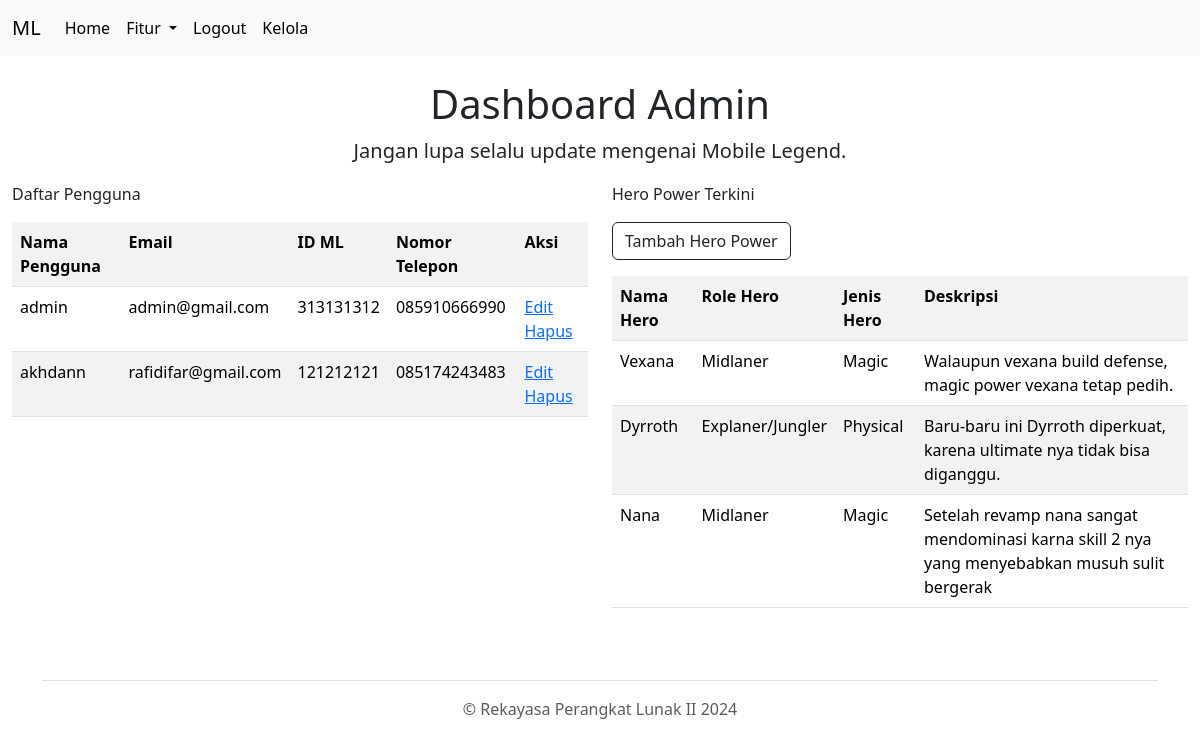
Page /UAS/halaman_admin.php (signed in) on the committed database.
### tables this page shows
CREATE TABLE `user` (
  `id` int(11) NOT NULL,
  `nama` varchar(255) NOT NULL,
  `username` varchar(255) NOT NULL,
  `password` varchar(255) NOT NULL,
  `level` varchar(20) NOT NULL,
  `email` varchar(255) NOT NULL,
  `id_ml` int(11) NOT NULL,
  `no_telp` varchar(13) NOT NULL
);

CREATE TABLE `heropower` (
  `id_power` int(11) NOT NULL,
  `nama_hero` varchar(255) NOT NULL,
  `role_hero` varchar(50) NOT NULL,
  `jenis_hero` varchar(50) NOT NULL,
  `deskripsi` varchar(255) NOT NULL,
  `image` varchar(255) NOT NULL
);

### UAS/halaman_admin.php (the view, shortened to what this page needs)
<?php include('layout/header.php'); ?>
<div class="container-fluid">
	<div class="w-50 mx-auto">
		<div class="jumbotron text-center">
			<h1 class="mt-4">Dashboard Admin</h1>
			<p class="lead">Jangan lupa selalu update mengenai Mobile Legend.</p>
		</div>
	</div>
	<div class="row">
		<div class="col-sm-6">
			<p>Daftar Pengguna</p>
			<?php
			include 'koneksi.php';
			$sql = "SELECT id, nama, email, id_ml, no_telp FROM user";
			$result = $koneksi->query($sql);
			if ($result->num_rows > 0) {
				echo '<table class="table table-striped mt-3">
    <tr>
        <th>Nama Pengguna</th>
        <th>Email</th>
        <th>ID ML</th>
        <th>Nomor Telepon</th>
        <th>Aksi</th>
    </tr>';
				while ($row = $result->fetch_assoc()) {
					echo "<tr>
        <td>" . $row["nama"] . "</td>
        <td>" . $row["email"] . "</td>
        <td>" . $row["id_ml"] . "</td>
        <td>" . $row["no_telp"] . '</td>
        <td>
            <a href="edit.php?id=' . $row["id"] . '">Edit</a>
            <a href="?id_hapus=' . $row["id"] . '">Hapus</a>
        </td>
    </tr>';
				}
				echo "</table>";
			} else {
				echo "Tidak ada data user.";
			}
			?>
		</div>
		<div class="col-sm-6">
			<p>Hero Power Terkini</p>
			<a href="tambah_hero.php" class="btn btn-outline-dark">Tambah Hero Power</a>
			<?php
			include 'koneksi.php';
			$sql = "SELECT nama_hero, role_hero, jenis_hero, deskripsi, image FROM heropower";
			$result = $koneksi->query($sql);
			if ($result->num_rows > 0) {
				echo '<table class="table table-striped mt-3">
            <tr>
                <th>Nama Hero</th>
                <th>Role Hero</th>
                <th>Jenis Hero</th>
                <th>Deskripsi</th>
            </tr>';
				while ($row = $result->fetch_assoc()) {
					echo "<tr>
                <td>" . $row["nama_hero"] . "</td>
                <td>" . $row["role_hero"] . "</td>
                <td>" . $row["jenis_hero"] . "</td>
                <td>" . $row["deskripsi"] . "</td>
            </tr>";
				}
				echo "</table>";
			} else {
				echo "Tidak ada data hero.";
			}
			?>
		</div>
	</div>
</div>
<?php include('layout/footer.php'); ?>

### UAS/layout/header.php (shortened to what this page needs)
<!doctype html>
<html lang="en">
<head>
    <link href="https://cdn.jsdelivr.net/npm/bootstrap@5.3.2/dist/css/bootstrap.min.css" rel="stylesheet"
>
</head>
<body>
    <nav class="navbar navbar-expand-lg bg-body-tertiary">
        <div class="container-fluid">
            <a class="navbar-brand" href="index.php">ML</a>
            <div class="collapse navbar-collapse" id="navbarNavDropdown">
                <ul class="navbar-nav">
                    <li class="nav-item">
                        <a class="nav-link active" aria-current="page" href="index.php">Home</a>
                    </li>
                    <li class="nav-item dropdown">
                        <a class="nav-link active dropdown-toggle" href="#" role="button" data-bs-toggle="dropdown"
                            aria-expanded="false">
                            Fitur
                        </a>
                    </li>
                    <li class="nav-item">
                        <?php
                        if (isset($_SESSION['username'])) {
                            echo '<a class="nav-link active" href="logout.php">Logout</a>';
                        } else {
                            echo '<a class="nav-link active" href="login_view.php">Login</a>';
                        }
                        ?>
                    </li>
                    <?php
                    if (isset($_SESSION['username'])) {
                        if ($_SESSION['level'] == "admin") {
                            echo '<li class="nav-item"><a class="nav-link active" href="halaman_admin.php">Kelola</a></li>';
                        }
                    }
                    ?>
                </ul>
            </div>
        </div>
    </nav>

### UAS/layout/footer.php (shortened to what this page needs)
<div class="container">
    <footer class="py-3 my-4">
        <ul class="nav justify-content-center border-bottom pb-3 mb-3">
        </ul>
        <p class="text-center text-body-secondary">&copy; Rekayasa Perangkat Lunak II 2024</p>
    </footer>
</div>
</body>
</html>

### rows in the picture
user: nama "admin", email "admin@gmail.com", id_ml "313131312", no_telp "085910666990"
user: nama "akhdann", email "rafidifar@gmail.com", id_ml "121212121", no_telp "085174243483"
heropower: nama_hero "Vexana", role_hero "Midlaner", jenis_hero "Magic", deskripsi "Walaupun vexana build defense, magic power vexana tetap pedih."
heropower: nama_hero "Dyrroth", role_hero "Explaner/Jungler", jenis_hero "Physical", deskripsi "Baru-baru ini Dyrroth diperkuat, karena ultimate nya tidak bisa diganggu."
heropower: nama_hero "Nana", role_hero "Midlaner", jenis_hero "Magic", deskripsi "Setelah revamp nana sangat mendominasi karna skill 2 nya yang menyebabkan musuh sulit bergerak"
